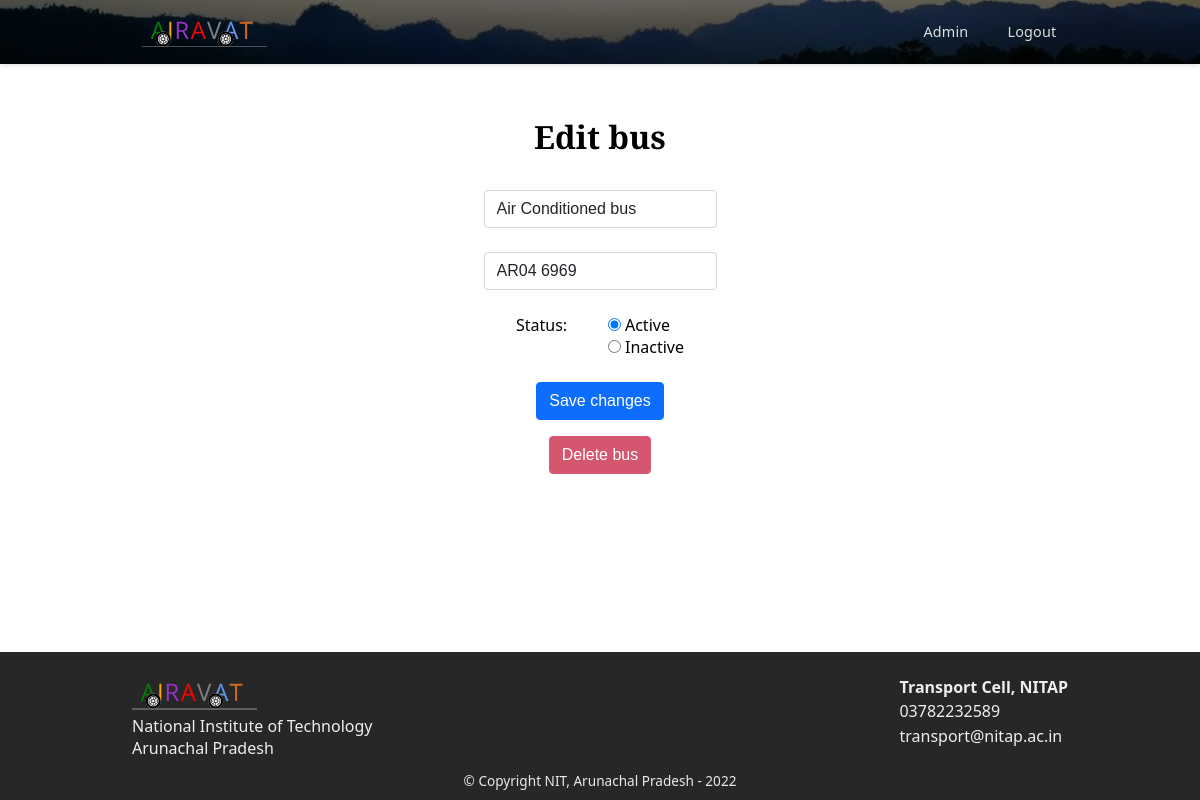
The app's page /update_bus?id=1 (signed in), older data.
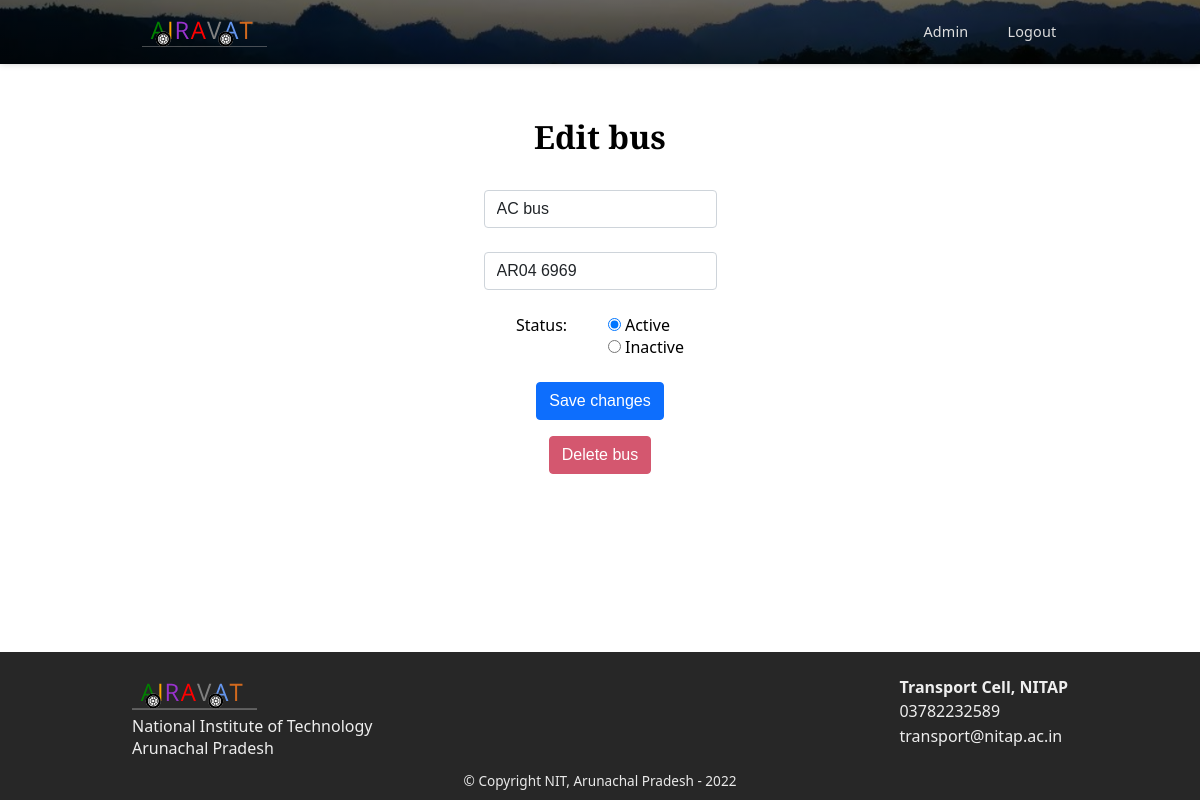
The same page, newer data.
### tables this page shows
CREATE TABLE bus (
    id INTEGER,
    name TEXT DEFAULT "Bus" NOT NULL,
    license_plate TEXT NOT NULL,
    status INTEGER DEFAULT 1 NOT NULL,
    lng REAL,
    lat REAL,
    in_campus_location TEXT,
    PRIMARY KEY(id)   
);

### app.py (the view, shortened to what this page needs)
@app.route("/update_bus", methods=["GET", "POST"])
@login_required
def update_bus():
    if (request.method == "GET"):
        id = request.args.get('id')
        bus = db.execute("SELECT * FROM bus WHERE id IS ?", id)[0]
        return render_template("editbus.html", bus=bus)

### app.py (called while the page is built)
@app.after_request
def after_request(response):
    response.headers["Cache-Control"] = "no-cache, no-store, must-revalidate"
    response.headers["Expires"] = 0
    response.headers["Pragma"] = "no-cache"
    return response

### helpers.py (called while the page is built)
def login_required(f):
    @wraps(f)
    def decorated_function(*args, **kwargs):
        if session.get("user_id") is None:
            return redirect("/login")
        return f(*args, **kwargs)
    return decorated_function

### templates/editbus.html (shortened to what this page needs)
{% extends "layout.html" %}
{% block main %}
<div class="container section tab-view active-view">
    <h1 class="page-heading">Edit bus</h2>
        <form class="bus-form" action="/update_bus" method="post">
            <div class="form-inp">
                <input autocomplete="off" autofocus class="form-control" id="busname" name="busname"
                    value="{{ bus.name }}" placeholder="Bus name" type="text">
            </div>
            <div class="form-inp">
                <input autocomplete="off" autofocus class="form-control" id="license" name="license"
                    value="{{ bus.license_plate }}" placeholder="License Plate" type="text" required>
            </div>
            <div class="form-inp radios">
                <div class="label">Status: </div>
                <div>
                {% if bus.status == 0 %}
                <input type="radio" id="statusActive" name="status" value="active">
                <label for="active">Active</label><br>
                <input type="radio" id="statusInactive" name="status" value="inactive" checked>
                <label for="inactive">Inactive</label><br>
                {% else %}
                <input type="radio" id="statusActive" name="status" value="active" checked>
                <label for="active">Active</label><br>
                <input type="radio" id="statusInactive" name="status" value="inactive">
                <label for="inactive">Inactive</label><br>
                {% endif %}
                </div>
            </div>
            <button class="btn form-submit" type="submit">Save changes</button>
        </form>
        <form class="bus-form" action="/remove" method="post">
            <button class="btn delete" type="submit">Delete bus</button>
        </form>
</div>
{% endblock %}

Row changes from the older to the newer data that the page shows:
changed bus "AR04 6969": busname "Air Conditioned bus" → "AC bus"
